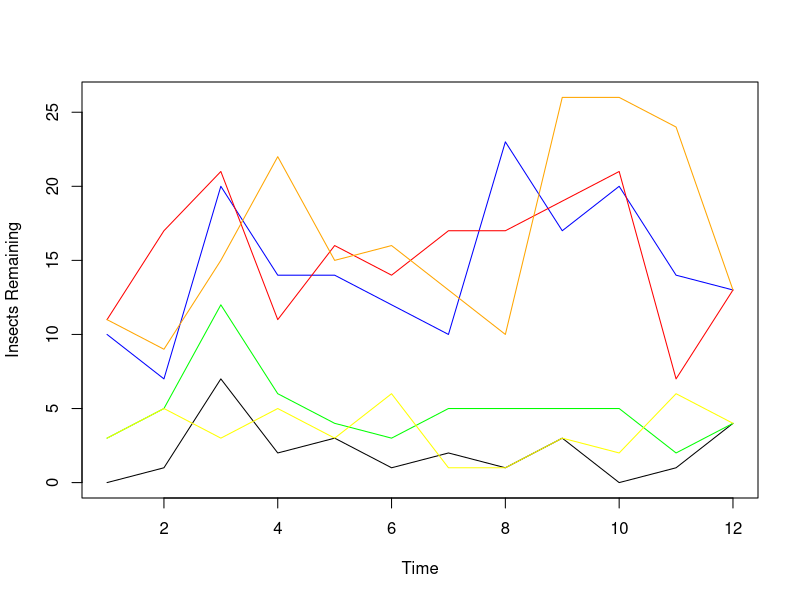

Recreate this plot in R.

# This seems to default to good values. The index column gets labeled as "X"
insects <- read.csv("insects.csv")

print(insects)

# I explored this file in the R command line
png(file = "quiz1_r.png")

# This is gross. There must be a better way.
# columns: A-F
plot(insects[,"X"], insects[,"A"], col = "blue", type="l", xlab="Time", ylab="Insects Remaining", ylim=c(min(insects[,-1]), max(insects[,-1])))
lines(insects[,"X"], insects[,"B"], col = "red")
lines(insects[,"X"], insects[,"C"], col = "black")
lines(insects[,"X"], insects[,"D"], col = "green")
lines(insects[,"X"], insects[,"E"], col = "yellow")
lines(insects[,"X"], insects[,"F"], col = "orange")

# Legend doesn't work and I'm losing patience.
#legend()

dev.off()
